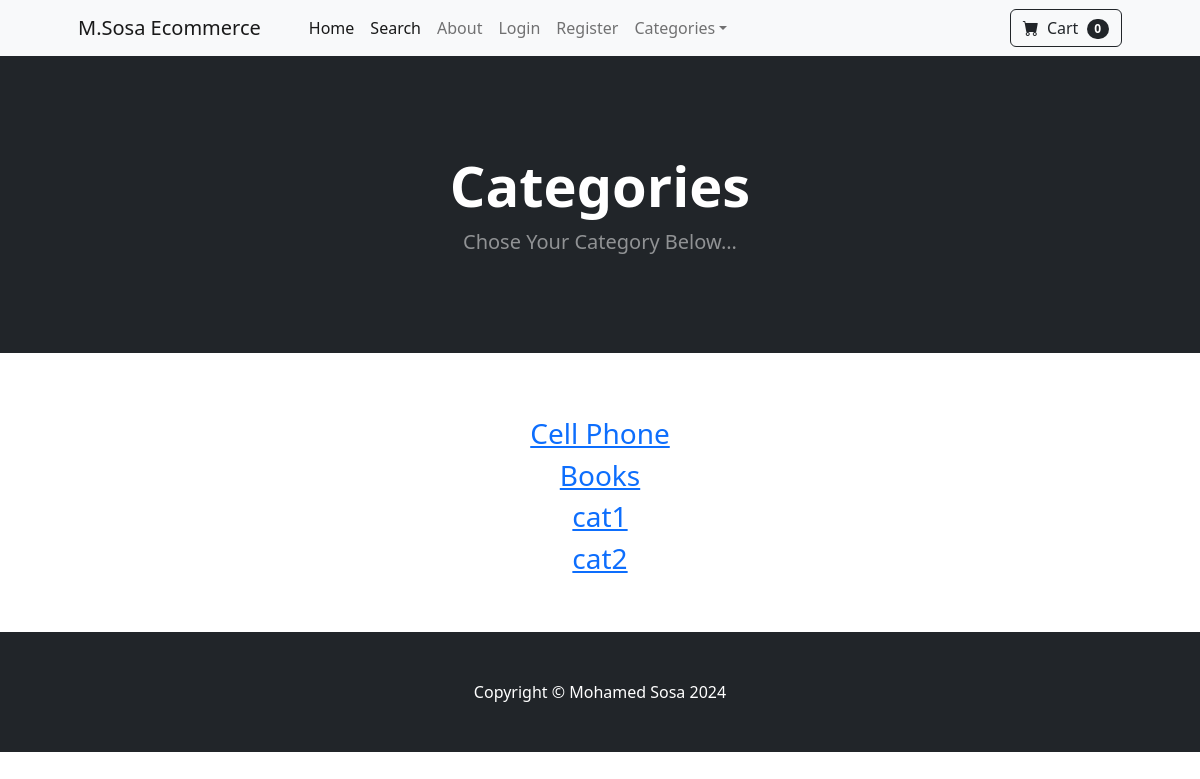
The app's page /category_summary/ with its own data.
### store/models.py (models this page shows)
class Category(models.Model):
    name = models.CharField(max_length=50)
    def __str__(self):
        return self.name
    class Meta:
        verbose_name_plural = 'categories'

### store/views.py (the view)
# urls.py: path('category_summary/', views.category_summary, name='category_summary'),
def category_summary(request):
    categories = Category.objects.all()
    return render(request, 'category_summary.html',{'categories':categories})

### cart/cart.py (called while the page is built)
    def __len__(self):
        return len(self.cart)

### cart/context_processors.py (called while the page is built)
def cart(request):
    return {'cart': Cart(request)}

### store/templates/category_summary.html (shortened to what this page needs)
{% extends 'base.html' %}
{% block content %}
        <header class="bg-dark py-5">
            <div class="container px-4 px-lg-5 my-5">
                <div class="text-center text-white">
                    <h1 class="display-4 fw-bolder">Categories</h1>
                    <p class="lead fw-normal text-white-50 mb-0">Chose Your Category Below...</p>
                </div>
            </div>
        </header>
        <div class="container">
            <div class="row">
                <center>
                    <p class="col-8">
                        <br/><br/>
                        {% for category in categories %}
                        <h3><a href="{% url 'category' category%}">{{ category }}</a></h3>
                        {% endfor %}
                    <br/><br/>
                    </div>
            </div>
{% endblock %}

### records on screen
Category: name "Cell Phone"
Category: name "Books"
Category: name "cat1"
Category: name "cat2"

### other values on screen
{{ cart|length }} "0"
